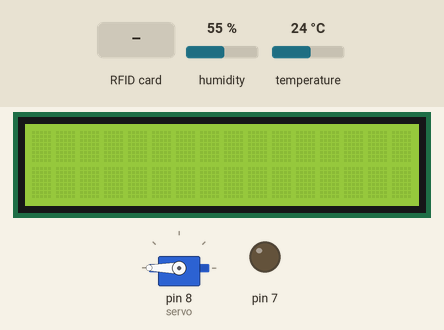
Bench run of a sketch on a simulated Arduino Uno, built with avr-gcc and run on an emulated ATmega328P. Parts: servo, 16×2 character LCD, output pins drawn as LEDs (lit = HIGH). Inputs (shaded band) come from the test bench; at power-on: humidity 55 %, temperature 24 °C. Pins used as bus, display or sensor lines are not drawn; what the sketch prints to the serial monitor is not drawn.

Above: at 1.3 s.
1.4 s: RFID card C5 18 60 21 held to the reader
At 2.4 s:
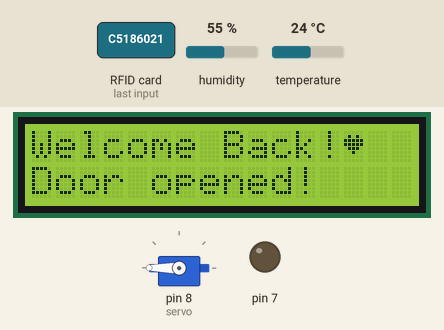
At 3.9 s:
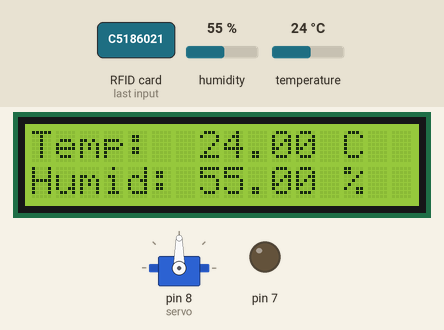
Timing chart, 0 to 15.0 s (numbered marks = the images above; inputs shaded):
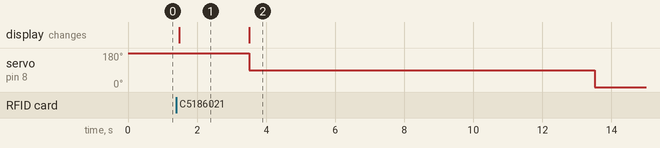

Measured:
- after the input at 1.4 s, servo on pin 8 (servo): 180° → 90° after 2.1 s, → 0° 10.0 s later; the display: changes after 0.08 s (image 1)
- what the display in image 1 shows lasts 2.0 s, from 1.5 s to 3.5 s

The sketch:

finalsarduino.ino
```cpp
#include <SPI.h>
#include <MFRC522.h>
#include <Servo.h>
#include <dht.h>
#include <Wire.h>
#include <LiquidCrystal_I2C.h>

#define SS_PIN 10
#define RST_PIN 9
MFRC522 mfrc522(SS_PIN, RST_PIN);   // Create MFRC522 instance.
#define outPin 6
dht DHT;
Servo servo;
LiquidCrystal_I2C lcd(0x27,16,2);
byte Heart[8] = {
0b00000,
0b01010,
0b11111,
0b11111,
0b01110,
0b00100,
0b00000,
0b00000
};
byte Skull[8] = {
0b00000,
0b01110,
0b10101,
0b11011,
0b01110,
0b01110,
0b00000,
0b00000
};


void setup()
{
  Serial.begin(9600);   // Initiate a serial communication
  SPI.begin();      // Initiate  SPI bus
  mfrc522.PCD_Init();   // Initiate MFRC522
  Serial.println("Approximate your card to the reader...");
  Serial.println();
  servo.attach(8);
  servo.write(180);
  pinMode(7, OUTPUT);
  lcd.init();
  lcd.clear();
  lcd.backlight();
  lcd.createChar(0, Heart);
  lcd.createChar(6, Skull);
}
void loop()
{
  // Look for new cards
  if ( ! mfrc522.PICC_IsNewCardPresent())
  {
    return;
  }
  // Select one of the cards
  if ( ! mfrc522.PICC_ReadCardSerial())
  {
    return;
  }
  //Show UID on serial monitor
  Serial.print("UID tag :");
  String content= "";
  byte letter;
  for (byte i = 0; i < mfrc522.uid.size; i++)
  {
     Serial.print(mfrc522.uid.uidByte[i] < 0x10 ? " 0" : " ");
     Serial.print(mfrc522.uid.uidByte[i], HEX);
     content.concat(String(mfrc522.uid.uidByte[i] < 0x10 ? " 0" : " "));
     content.concat(String(mfrc522.uid.uidByte[i], HEX));
  }
  Serial.println();
  Serial.print("Message : ");
  content.toUpperCase();

 int readData = DHT.read11(outPin);
  float t = DHT.temperature;  // Read temperature
  float h = DHT.humidity;   // Read humidity
  Serial.print("Temperature = ");
  Serial.print(t);
  Serial.print("°C | ");
  Serial.print("Humidity = ");
  Serial.print(h);
  Serial.println("% ");
  Serial.println("");

  if (content.substring(1) == "C5 18 60 21" || content.substring(1) == "5C 22 90 6C") //change here the UID of the card/cards that you want to give access
  {
    Serial.println("Authorized access");
    Serial.println();
    lcd.clear();
    lcd.setCursor(0,0);
    lcd.print("Welcome Back!");
    lcd.write(0);
    lcd.setCursor(0,1);
    lcd.print("Door opened!");
    delay(2000);
    lcd.clear();
    lcd.setCursor(0,0);
    lcd.print("Temp: ");
    lcd.setCursor(7,0);
    lcd.print(t);
    lcd.setCursor(13,0);
    lcd.print("C");
    lcd.setCursor(0,1);
    lcd.print("Humid: ");
    lcd.setCursor(7,1);
    lcd.print(h);
    lcd.setCursor(13,1);
    lcd.print("%");
    servo.write(90);
    delay(10000);
    servo.write(-90);
    Serial.println();
    delay(1000);
  }

 else   {

    digitalWrite(7,HIGH);
    delay(1000);
    digitalWrite(7,LOW);
    lcd.clear();
    lcd.setCursor(2,0);
    lcd.print("Sorry");
    lcd.write(6);
    lcd.setCursor(0,1);
    lcd.print(" Wrong card!");
    Serial.println(" Access denied");
    delay(2000);
    lcd.clear();
    lcd.setCursor(0,0);
    lcd.print("Temp: ");
    lcd.setCursor(7,0);
    lcd.print(t);
    lcd.setCursor(13,0);
    lcd.print("C");
    lcd.setCursor(0,1);
    lcd.print("Humid: ");
    lcd.setCursor(7,1);
    lcd.print(h);
    lcd.setCursor(13,1);
    lcd.print("%");

  }
}
```
